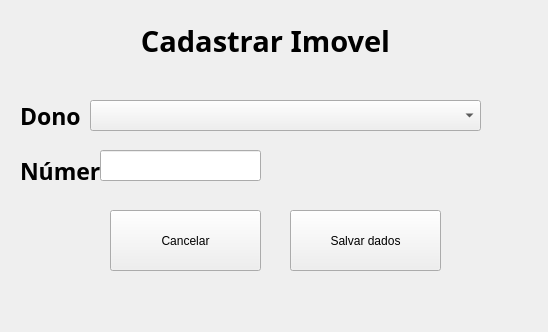
<?xml version="1.0" encoding="UTF-8"?>
<ui version="4.0">
 <class>Form_imovel</class>
 <widget class="QWidget" name="Form_imovel">
  <property name="geometry">
   <rect>
    <x>0</x>
    <y>0</y>
    <width>548</width>
    <height>332</height>
   </rect>
  </property>
  <property name="mouseTracking">
   <bool>false</bool>
  </property>
  <property name="tabletTracking">
   <bool>false</bool>
  </property>
  <property name="windowTitle">
   <string>Form</string>
  </property>
  <widget class="QLabel" name="label">
   <property name="geometry">
    <rect>
     <x>110</x>
     <y>10</y>
     <width>311</width>
     <height>61</height>
    </rect>
   </property>
   <property name="font">
    <font>
     <family>Ubuntu Condensed</family>
     <pointsize>22</pointsize>
     <weight>75</weight>
     <bold>true</bold>
    </font>
   </property>
   <property name="text">
    <string>Cadastrar Imovel</string>
   </property>
   <property name="alignment">
    <set>Qt::AlignCenter</set>
   </property>
  </widget>
  <widget class="QLabel" name="label_2">
   <property name="geometry">
    <rect>
     <x>20</x>
     <y>100</y>
     <width>91</width>
     <height>31</height>
    </rect>
   </property>
   <property name="font">
    <font>
     <family>Ubuntu Mono</family>
     <pointsize>17</pointsize>
     <weight>75</weight>
     <italic>false</italic>
     <bold>true</bold>
    </font>
   </property>
   <property name="text">
    <string>Dono</string>
   </property>
  </widget>
  <widget class="QLabel" name="label_9">
   <property name="geometry">
    <rect>
     <x>20</x>
     <y>150</y>
     <width>81</width>
     <height>41</height>
    </rect>
   </property>
   <property name="font">
    <font>
     <family>Ubuntu Mono</family>
     <pointsize>17</pointsize>
     <weight>75</weight>
     <bold>true</bold>
    </font>
   </property>
   <property name="text">
    <string>Número</string>
   </property>
   <property name="textFormat">
    <enum>Qt::AutoText</enum>
   </property>
   <property name="wordWrap">
    <bool>false</bool>
   </property>
  </widget>
  <widget class="QPushButton" name="salvar_imovel">
   <property name="geometry">
    <rect>
     <x>290</x>
     <y>210</y>
     <width>151</width>
     <height>61</height>
    </rect>
   </property>
   <property name="text">
    <string>Salvar dados</string>
   </property>
  </widget>
  <widget class="QLineEdit" name="line_num">
   <property name="geometry">
    <rect>
     <x>100</x>
     <y>150</y>
     <width>161</width>
     <height>31</height>
    </rect>
   </property>
  </widget>
  <widget class="QPushButton" name="cancel">
   <property name="geometry">
    <rect>
     <x>110</x>
     <y>210</y>
     <width>151</width>
     <height>61</height>
    </rect>
   </property>
   <property name="text">
    <string>Cancelar</string>
   </property>
  </widget>
  <widget class="QComboBox" name="combo_dono">
   <property name="geometry">
    <rect>
     <x>90</x>
     <y>100</y>
     <width>391</width>
     <height>31</height>
    </rect>
   </property>
  </widget>
 </widget>
 <resources/>
 <connections/>
</ui>
